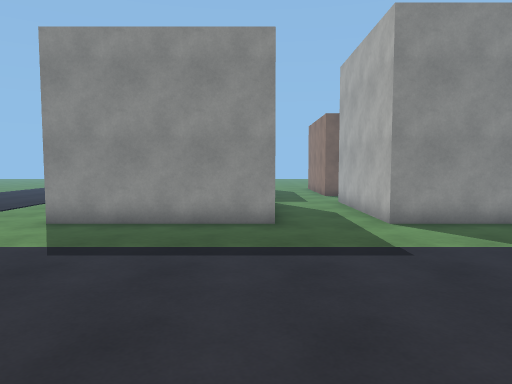
View 1 (above)

20 first-person views from a walk through a 3-D level made in the Unity game engine. The camera is 1.5 m above the floor, tilts 4° down and sees 70° across. The floor is counted in squares, 1 m on a side. Each view is taken from the middle of a square. On the plan, view 1 faces up. The plan holds only what a view shows up to about 16 squares ahead; the rest is blank. The place goes on beyond the plan. The player character is not drawn.

View 2
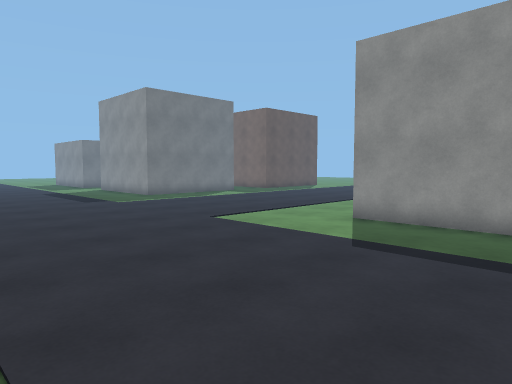

View 3
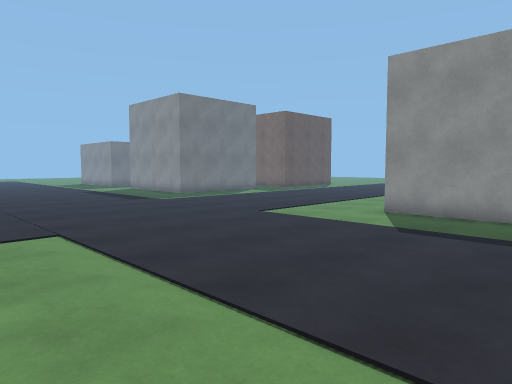

View 4
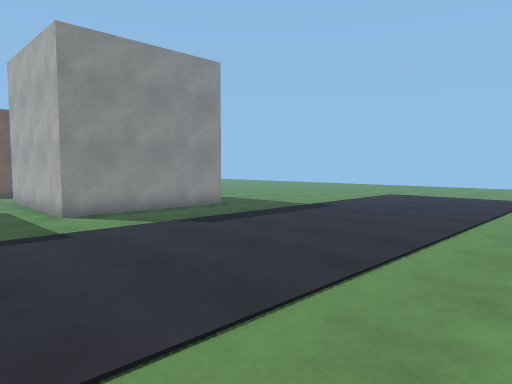

View 5
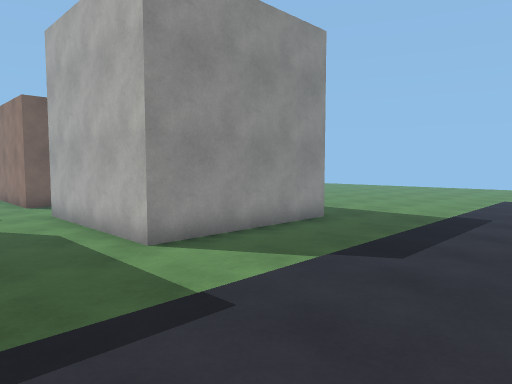

View 6
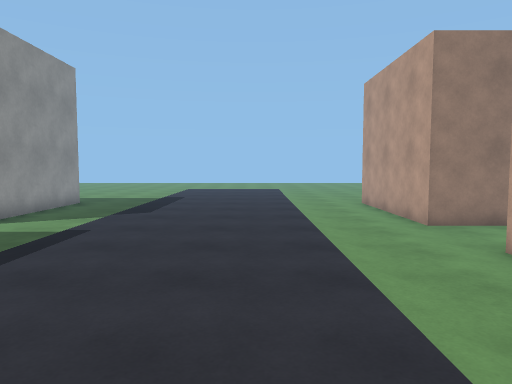

View 7
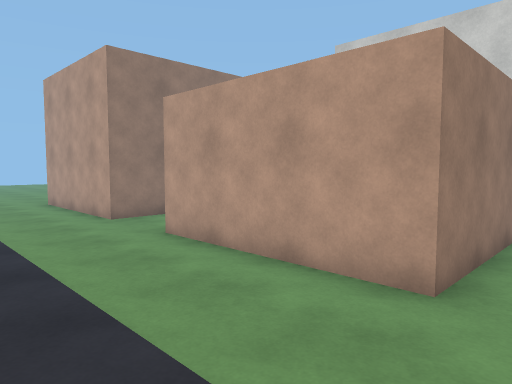

View 8
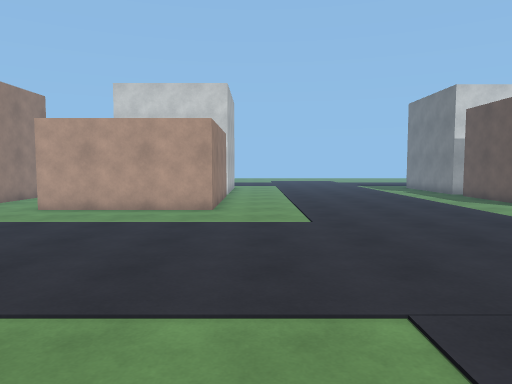

View 9
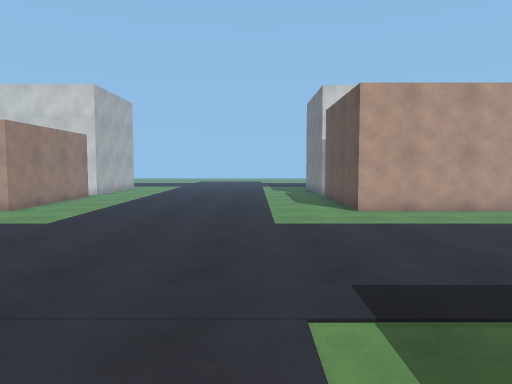

View 10
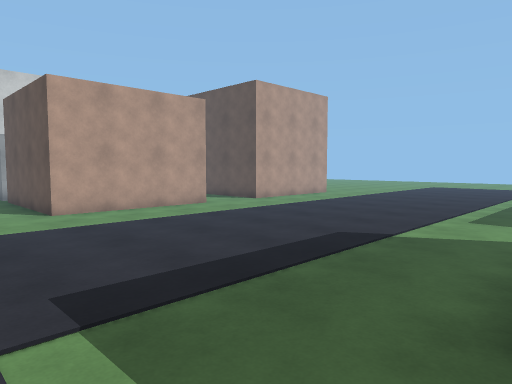

View 11
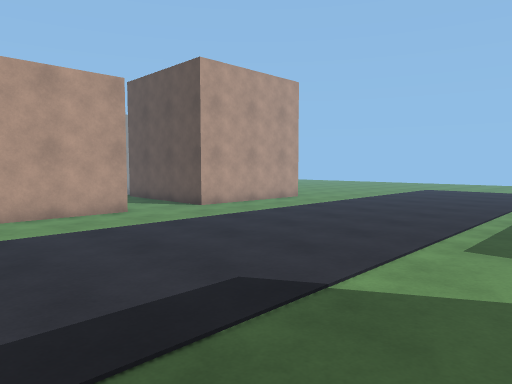

View 12
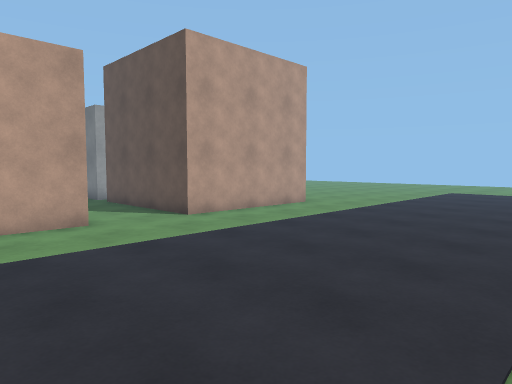

View 13
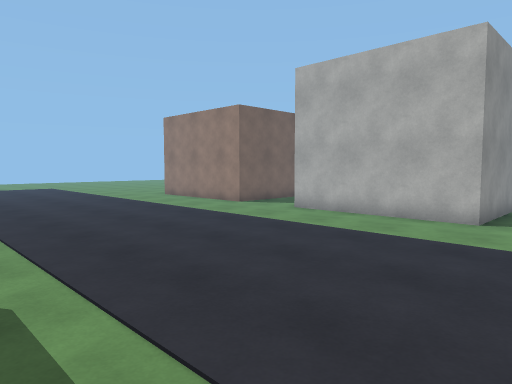

View 14
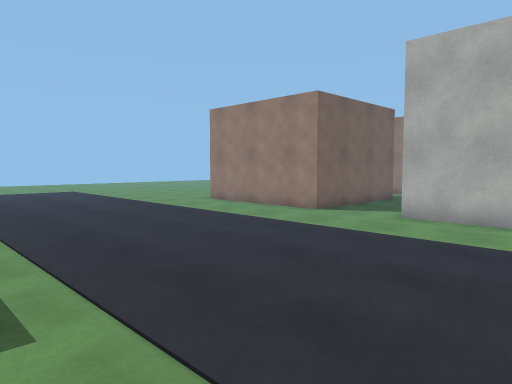

View 15
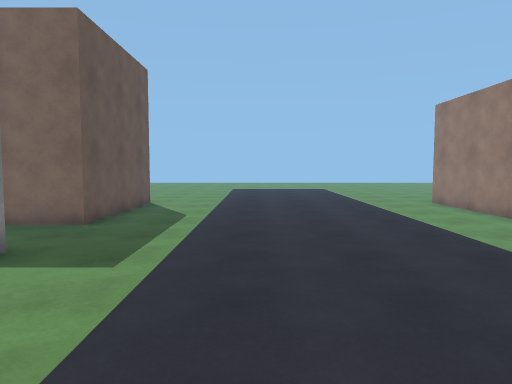

View 16
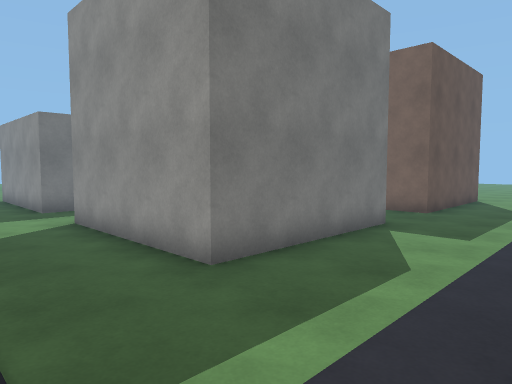

View 17
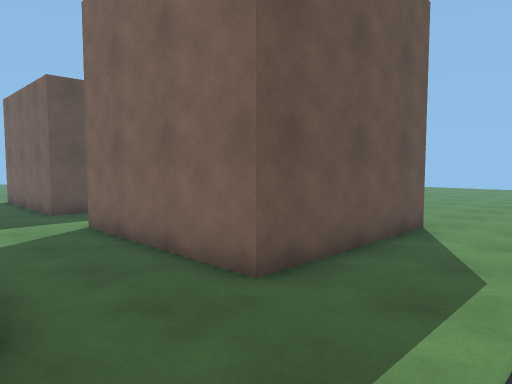

View 18
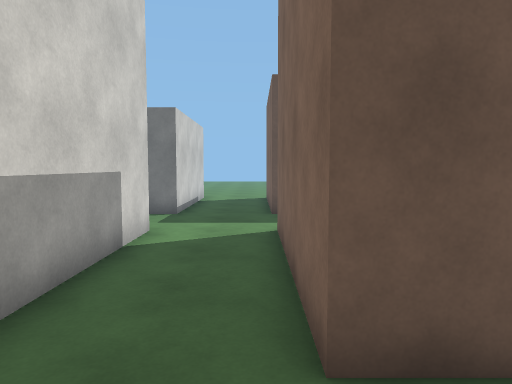

View 19
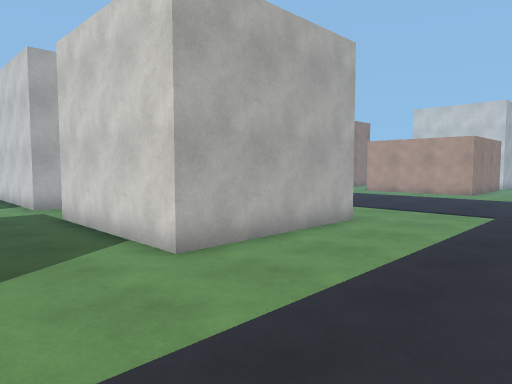

View 20
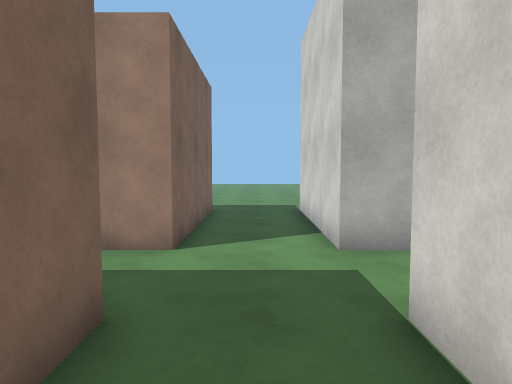

### Floor plan
Points are (right, up) in squares from view 1. A wall is a line through its corners. A room is listed if a view was taken in it or the views show most of it. See-through windows are left out.
Room 1 (views 1, 2, 3, 4, 5, 6, 7, 8, 9, 10, 11, 12, 13, 14, 15, 16, 17, 18, 19, 20)
walls: (-17.5, 15.6) (-17.5, 9.5) (-23.5, 9.5); (0.6, 9.5) (-5.5, 9.5) (-5.5, 15.5) (0.5, 15.5); (-23.5, 15.5) (-18.5, 15.5); (-26.5, 10.6) (-26.5, 9.5) (-32.1, 9.5); (-5.5, -6.5) (-5.5, -2.5) (0.5, -2.5); (-23.6, -2.5) (-17.5, -2.5) (-17.5, -6.5); (-17.5, 22.5) (-17.5, 18.5) (-23.5, 18.5); (0.5, 18.5) (-5.5, 18.5) (-5.5, 22.5); (-26.5, 19.6) (-26.5, 18.5) (-32.5, 18.5); (3.5, -6) (3.5, -2.5) (9.5, -2.5); (-30.9, 15.5) (-26.5, 15.5) (-26.5, 14.6); (9.6, 9.5) (3.5, 9.5) (3.5, 15.5) (9.5, 15.5); (-32.5, -2.5) (-26.5, -2.5) (-26.5, -6.5); (9.5, 18.5) (3.5, 18.5) (3.5, 22.1)

Positions as (right, up) in squares from view 1, and headings:
1: (0, 0), facing up
2: (0, 0), facing up-left
3: (0, -2), facing up-left
4: (0, -2), facing up-right
5: (0, 3), facing up-right
6: (-6, 2), facing right
7: (-7, 2), facing down-right
8: (-7, 10), facing down
9: (-14, 10), facing down
10: (-14, 10), facing down-left
11: (-18, 9), facing down-left
12: (-20, 7), facing down-left
13: (-16, 7), facing up-right
14: (-16, 11), facing up-right
15: (-13, 9), facing up
16: (-13, 6), facing up-left
17: (-14, 15), facing up-left
18: (-15, 18), facing left
19: (-11, 19), facing down-right
20: (-3, 17), facing right
